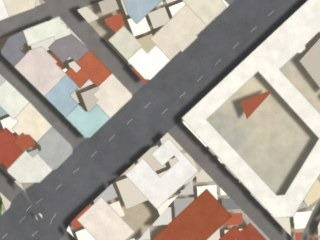
#> input picture datasets/24-visual-odometry/flight/frame_012.jpg, 320 x 240 px; its folder holds 4 pictures in this run
$ python make_assets.py
#> lines starting #> are read from the running program, lines starting #| are printed output that depends on the picture
#!/usr/bin/env python3
"""Mission 24 lesson pictures (teacher only). Writes courses/24-visual-odometry/assets/.

    python3 solutions/24-visual-odometry/make_assets.py      (after make_dataset.py: the strip uses its frames)

flight_strip.jpg: four frames of the lab flight (map data © OpenStreetMap contributors).
shift_theorem.svg, drift.svg, sawtooth.svg: matplotlib (numbers are the lesson's worked examples, not the lab's).
slide.svg, axes.svg, turn.svg, two_failures.svg: hand-drawn SVG text below.
"""
import os

import cv2
import numpy as np

HERE = os.path.dirname(os.path.abspath(__file__))
REPO = os.path.realpath(os.path.join(HERE, "..", ".."))
OUT = os.path.join(REPO, "courses", "24-visual-odometry", "assets")
DATA = os.path.join(REPO, "datasets", "24-visual-odometry")

import matplotlib  # noqa: E402
matplotlib.use("Agg")
import matplotlib.pyplot as plt  # noqa: E402

plt.rcParams.update({"font.size": 10, "svg.fonttype": "none", "figure.facecolor": "white"})
BLUE, RED, INK, AMBER = "#0b6e8a", "#d64545", "#1d2733", "#f2a33a"


def strip():
    tiles = []
    for i, label in ((12, "frame 12: city"), (40, "frame 40: city"), (60, "frame 60: open sea"),
                     (84, "frame 84: overlay")):
        im = cv2.imread(os.path.join(DATA, "flight", f"frame_{i:03d}.jpg"))
#> im is the input picture: shape (240, 320, 3); mean B, G, R 152.7, 162, 170.3
        cv2.rectangle(im, (0, 0), (170, 24), (0, 0, 0), -1)
        cv2.putText(im, label, (6, 17), cv2.FONT_HERSHEY_SIMPLEX, 0.5, (255, 255, 255), 1, cv2.LINE_AA)
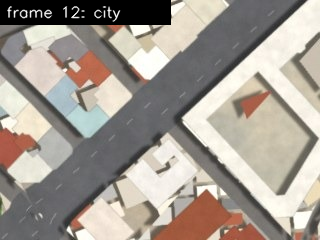
#> im: shape (240, 320, 3); mean B, G, R 145.1, 153.9, 161.9
        tiles.append(im)
        tiles.append(np.full((240, 6, 3), 255, np.uint8))
#> (the run stopped early here; a loop or call above may not have finished)
